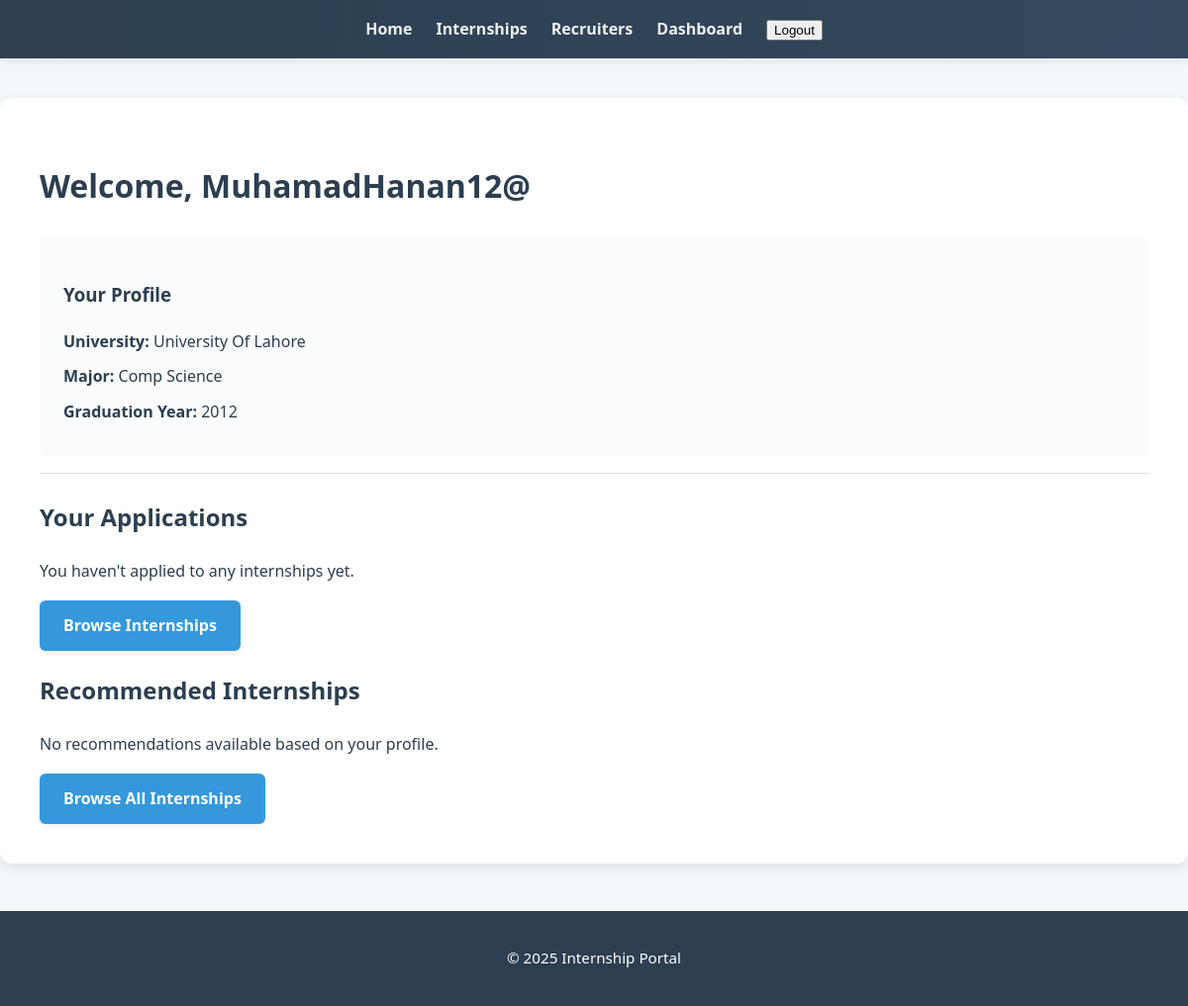
Screenshot of /dashboard/ (signed in) with the database file from the repository.
### users/models.py (models this page shows, shortened)
class User(AbstractUser):
    ADMIN = 'admin'
    RECRUITER = 'recruiter'
    STUDENT = 'student'
    ROLE_CHOICES = [
        (ADMIN, 'Admin'),
        (RECRUITER, 'Recruiter'),
        (STUDENT, 'Student'),
    ]
    role = models.CharField(max_length=10, choices=ROLE_CHOICES, default=STUDENT)
    def is_admin(self):
        return self.role == self.ADMIN
    def is_recruiter(self):
        return self.role == self.RECRUITER

class StudentProfile(models.Model):
    user = models.OneToOneField(settings.AUTH_USER_MODEL, on_delete=models.CASCADE, related_name='student_profile')
    university = models.CharField(max_length=100)
    major = models.CharField(max_length=100)
    graduation_year = models.IntegerField()
    bio = models.TextField(blank=True, null=True)

### users/views.py (the view)
# urls.py: path('dashboard/', views.dashboard, name='dashboard'),
@login_required
def dashboard(request):
    user = request.user
    context = {'user': user}
    if user.is_admin():
        return render(request, 'users/admin_dashboard.html', context)
    elif user.is_recruiter():
        return render(request, 'users/recruiter_dashboard.html', context)
    else:  # Student
        return render(request, 'users/student_dashboard.html', context)

### users/templates/users/student_dashboard.html (shortened to what this page needs)
{% extends 'base.html' %}
{% block content %}
<div class="dashboard-container">
    <div class="dashboard-header">
        <h1>Welcome, {{ user.username }}</h1>
        <div class="profile-section">
            <div class="profile-info">
                <h3>Your Profile</h3>
                <p><strong>University:</strong> {{ user.student_profile.university }}</p>
                <p><strong>Major:</strong> {{ user.student_profile.major }}</p>
                <p><strong>Graduation Year:</strong> {{ user.student_profile.graduation_year }}</p>
            </div>
        </div>
    </div>
    <div class="dashboard-content">
        <div class="applications-section">
            <h2>Your Applications</h2>
            {% if user.applications.all %}
            <div class="applications-list">
                {% for application in user.applications.all %}
                <div class="application-card {% if application.status == 'accepted' %}status-accepted{% elif application.status == 'rejected' %}status-rejected{% else %}status-pending{% endif %}">
                    <div class="application-header">
                        <h3>
                            <a href="{% url 'internship-detail' application.internship.id %}">
                                {{ application.internship.title }}
                            </a>
                        </h3>
                        <span class="status-badge">{{ application.get_status_display }}</span>
                    </div>
                    <div class="application-details">
                        <p><strong>Company:</strong> {{ application.internship.company }}</p>
                        <p><strong>Applied on:</strong> {{ application.applied_at|date:"F d, Y" }}</p>
                        <p><strong>Deadline:</strong> {{ application.internship.application_deadline|date:"F d, Y" }}</p>
                    </div>
                    <div class="application-actions">
                    </div>
                </div>
                {% endfor %}
            </div>
            {% else %}
            <div class="no-applications">
                <p>You haven't applied to any internships yet.</p>
                <a href="{% url 'internship-list' %}" class="btn btn-primary">Browse Internships</a>
            </div>
            {% endif %}
        </div>
        <div class="recommendations-section">
            <h2>Recommended Internships</h2>
            {% if recommended_internships %}
            <div class="internship-list">
                {% for internship in recommended_internships %}
                <div class="internship-card">
                    <h3>
                        <a href="{% url 'internship-detail' internship.id %}">
                            {{ internship.title }}
                        </a>
                    </h3>
                    <p class="company">{{ internship.company }}</p>
                    <p class="location">{{ internship.location }}</p>
                    <p class="deadline">Apply by: {{ internship.application_deadline|date:"F d, Y" }}</p>
                    <div class="internship-actions">
                        <a href="{% url 'internship-detail' internship.id %}" class="btn btn-view">View Details</a>
                        <a href="{% url 'internship-apply' internship.id %}" class="btn btn-apply">Apply Now</a>
                    </div>
                </div>
                {% endfor %}
            </div>
            {% else %}
            <div class="no-recommendations">
                <p>No recommendations available based on your profile.</p>
                <a href="{% url 'internship-list' %}" class="btn btn-primary">Browse All Internships</a>
            </div>
            {% endif %}
        </div>
    </div>
</div>
{% endblock %}

### users/templates/base.html (style rules this page uses)
body { font-family: 'Segoe UI', Tahoma, Geneva, Verdana, sans-serif; line-height: 1.7; color: #2c3e50; background-color: #f4f7f9; margin: 0; padding: 0; }
a { color: #3498db; text-decoration: none; transition: all 0.3s ease-in-out; }
.btn { display: inline-block; padding: 12px 24px; border-radius: 6px; font-weight: 600; text-align: center; cursor: pointer; transition: all 0.3s ease; box-shadow: 0 3px 6px rgba(0, 0, 0, 0.05); }
.btn-primary { background-color: #3498db; color: white; border: none; }
.dashboard-container { background: white; border-radius: 12px; padding: 40px; margin: 40px auto; box-shadow: 0 4px 12px rgba(0,0,0,0.08); }
.dashboard-header { border-bottom: 1px solid #e0e0e0; padding-bottom: 16px; margin-bottom: 24px; }
.profile-section { background-color: #f9fbfc; padding: 24px; border-radius: 10px; margin-top: 24px; }
.profile-info p { margin: 8px 0; }

### rows the page displays
User: username "MuhamadHanan12@", student_profile.university "University Of Lahore", student_profile.major "Comp Science", student_profile.graduation_year "2012"
